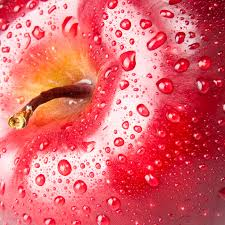
#> input picture image_search_color_4/queries/apple_9.jpeg, 225 x 225 px
$ python search.py
#> lines starting #> are read from the running program, lines starting #| are printed output that depends on the picture; after the words box and inside, x2 and y2 are one past the last pixel; in counts of white or black regions, pixels touching at a corner belong together
import cv2
import csv
import imutils
import numpy as np
import os
import urllib.request

########################### COLOR Descriptor Class ##########################

class FeatureExtractor:
	def __init__(self, bins):
		self.bins = bins

	def describe(self, image):

		image = cv2.cvtColor(image, cv2.COLOR_BGR2HSV)
		features = []


		(h, w) = image.shape[:2]
		(cX, cY) = (int(w * 0.5), int(h * 0.5))


		segments = [(0, cX, 0, cY), (cX, w, 0, cY), (cX, w, cY, h), (0, cX, cY, h)]

		(axesX, axesY) = (int(w * 0.75) // 2, int(h * 0.75) // 2)
		ellipMask = np.zeros(image.shape[:2], dtype = "uint8")
		cv2.ellipse(ellipMask, (cX, cY), (axesX, axesY), 0, 0, 360, 255, -1)


		for (startX, endX, startY, endY) in segments:

			cornerMask = np.zeros(image.shape[:2], dtype = "uint8")
			cv2.rectangle(cornerMask, (startX, startY), (endX, endY), 255, -1)
			cornerMask = cv2.subtract(cornerMask, ellipMask)


			hist = self.histogram(image, cornerMask)
			features.extend(hist)


		hist = self.histogram(image, ellipMask)
		features.extend(hist)
		return features


	def histogram(self, image, mask):

		hist = cv2.calcHist([image], [0, 1, 2], mask, self.bins, [0, 180, 0, 256, 0, 256])
		hist = cv2.normalize(hist, hist).flatten()
		return hist


########################### Searcher Class ##########################

class Searcher:
	def __init__(self, indexPath):
		self.indexPath = indexPath

	def search(self, queryFeatures, limit = 10):
		results = {}

		with open(self.indexPath) as f:
			reader = csv.reader(f)

			for row in reader:
				features = [float(x) for x in row[1:]]
				d = self.chi2_distance(features, queryFeatures)
				results[row[0]] = d
			f.close()

		results = sorted([(v, k) for (k, v) in results.items()])
		return results[:limit]


	def chi2_distance(self, histA, histB, eps = 1e-10):
		d = 0.5 * np.sum([((a - b) ** 2) / (a + b + eps) for (a, b) in zip(histA, histB)])
		return d


cd = FeatureExtractor((8, 12, 3))

query = cv2.imread('queries/apple_9.jpeg')
#> query is the input picture: shape (225, 225, 3); mean B, G, R 107.1, 99.8, 221.1
features = cd.describe(query)
#> in describe, `image = cv2.cvtColor(image, cv2.COLOR_BGR2HSV)`: image: shape (225, 225, 3); mean H, S, V 138.7, 153.2, 221.1
#> in describe, `cv2.ellipse(ellipMask, (cX, cY), (axesX, axesY), 0, 0, 360, 255, -1)`:
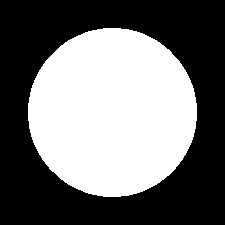
#> ellipMask: shape (225, 225); 44.2% white; 1 white region, box (x1, y1, x2, y2) and area: (28, 28, 197, 197) 22393
#> after the loop in describe, `for (startX, endX, startY, endY) in segments:`:
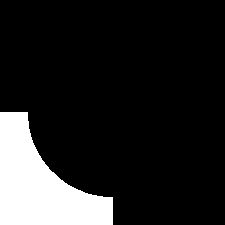
#> cornerMask: shape (225, 225); 14% white; 1 white region, box (x1, y1, x2, y2) and area: (0, 112, 113, 225) 7086
#> after the loop in describe, `for (startX, endX, startY, endY) in segments:`: features = 1152 values, max 0.616 at index 574, min 0 at index 0, mean 0.0122
#> in describe, `hist = self.histogram(image, ellipMask)`: hist = 288 values, max 0.525 at index 287, min 0 at index 0, mean 0.0144
#> features = 1440 values, max 0.616 at index 574, min 0 at index 0, mean 0.0127


searcher = Searcher("index.csv")
results = searcher.search(features)
#> (reads image_search_color_4/index.csv from the repository)
#> the loop in search, `for row in reader:` made 108 passes
#> d on passes 1 to 12: 16.05, 16.24, 15.08, 15.55, 16.49, 16.83, 20.49, 16, 12.85, 16.38, 13.18, 16.03
#> after the loop in search, `for row in reader:`: results = 108 items
#> in search, `results = sorted([(v, k) for (k, v) in results.items()])`: results = 108 items, first 6: (1.59e-15, 'apple_9.jpeg'), (8.06, 'flower_10.jpeg'), (8.36, 'flower_3.jpeg'), (9.59, 'flower_7.jpeg'), (9.72, 'flower_6.jpeg'), (10.01, 'flower_2.jpeg')
#> results = [(1.59e-15, 'apple_9.jpeg'), (8.06, 'flower_10.jpeg'), (8.36, 'flower_3.jpeg'), (9.59, 'flower_7.jpeg'), (9.72, 'flower_6.jpeg'), (10.01, 'flower_2.jpeg'), (10.03, 'apple_1.jpeg'), (10.15, 'apple_11.jpeg'), (10.19, 'apple_4.jpeg'), (10.21, 'flower_1.jpeg')]

cv2.imshow("Query", query)

count = 0
for (score, resultID) in results:
	result = cv2.imread("data" + "/" + resultID)
	cv2.imshow("Result", result)
	count = count+1
	cv2.waitKey(0)
